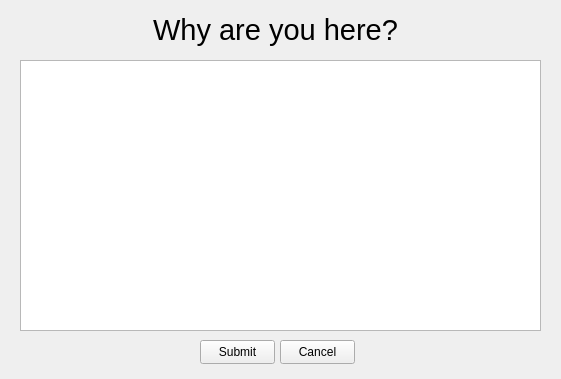
<?xml version="1.0" encoding="UTF-8"?>
<ui version="4.0">
 <class>MainWindow</class>
 <widget class="QMainWindow" name="MainWindow">
  <property name="geometry">
   <rect>
    <x>0</x>
    <y>0</y>
    <width>561</width>
    <height>379</height>
   </rect>
  </property>
  <property name="windowTitle">
   <string>MainWindow</string>
  </property>
  <widget class="QWidget" name="centralwidget">
   <widget class="QTextEdit" name="textEdit">
    <property name="geometry">
     <rect>
      <x>20</x>
      <y>60</y>
      <width>521</width>
      <height>271</height>
     </rect>
    </property>
   </widget>
   <widget class="QLabel" name="label">
    <property name="geometry">
     <rect>
      <x>30</x>
      <y>50</y>
      <width>501</width>
      <height>171</height>
     </rect>
    </property>
    <property name="styleSheet">
     <string notr="true">font: 700 48pt &quot;Open Sans&quot;;</string>
    </property>
    <property name="text">
     <string>&lt;html&gt;&lt;head/&gt;&lt;body&gt;&lt;p align=&quot;center&quot;&gt;&lt;span style=&quot; font-size:48pt; font-weight:700;&quot;&gt;Submitted&lt;/span&gt;&lt;/p&gt;&lt;/body&gt;&lt;/html&gt;</string>
    </property>
   </widget>
   <widget class="QLabel" name="label_2">
    <property name="geometry">
     <rect>
      <x>130</x>
      <y>10</y>
      <width>291</width>
      <height>41</height>
     </rect>
    </property>
    <property name="text">
     <string>&lt;html&gt;&lt;head/&gt;&lt;body&gt;&lt;p align=&quot;center&quot;&gt;&lt;span style=&quot; font-size:22pt;&quot;&gt;Why are you here?&lt;/span&gt;&lt;/p&gt;&lt;/body&gt;&lt;/html&gt;</string>
    </property>
    <property name="scaledContents">
     <bool>false</bool>
    </property>
   </widget>
   <widget class="QPushButton" name="pushButton">
    <property name="geometry">
     <rect>
      <x>200</x>
      <y>340</y>
      <width>75</width>
      <height>24</height>
     </rect>
    </property>
    <property name="text">
     <string>Submit</string>
    </property>
   </widget>
   <widget class="QPushButton" name="pushButton_2">
    <property name="geometry">
     <rect>
      <x>280</x>
      <y>340</y>
      <width>75</width>
      <height>24</height>
     </rect>
    </property>
    <property name="text">
     <string>Cancel</string>
    </property>
   </widget>
   <widget class="QPushButton" name="pushButton_3">
    <property name="geometry">
     <rect>
      <x>190</x>
      <y>200</y>
      <width>181</width>
      <height>91</height>
     </rect>
    </property>
    <property name="cursor">
     <cursorShape>PointingHandCursor</cursorShape>
    </property>
    <property name="styleSheet">
     <string notr="true">QPushButton {
    font-size: 38pt;
    color: #ff0000;
	font: 700 36pt &quot;Calamity&quot;;
}</string>
    </property>
    <property name="text">
     <string>Close</string>
    </property>
    <property name="default">
     <bool>false</bool>
    </property>
   </widget>
   <zorder>label</zorder>
   <zorder>pushButton</zorder>
   <zorder>pushButton_2</zorder>
   <zorder>label_2</zorder>
   <zorder>pushButton_3</zorder>
   <zorder>textEdit</zorder>
  </widget>
 </widget>
 <resources/>
 <connections>
  <connection>
   <sender>pushButton</sender>
   <signal>clicked()</signal>
   <receiver>textEdit</receiver>
   <slot>hide()</slot>
   <hints>
    <hint type="sourcelabel">
     <x>226</x>
     <y>351</y>
    </hint>
    <hint type="destinationlabel">
     <x>159</x>
     <y>313</y>
    </hint>
   </hints>
  </connection>
  <connection>
   <sender>pushButton_2</sender>
   <signal>clicked()</signal>
   <receiver>MainWindow</receiver>
   <slot>close()</slot>
   <hints>
    <hint type="sourcelabel">
     <x>325</x>
     <y>353</y>
    </hint>
    <hint type="destinationlabel">
     <x>421</x>
     <y>353</y>
    </hint>
   </hints>
  </connection>
  <connection>
   <sender>pushButton</sender>
   <signal>clicked()</signal>
   <receiver>pushButton</receiver>
   <slot>close()</slot>
   <hints>
    <hint type="sourcelabel">
     <x>265</x>
     <y>352</y>
    </hint>
    <hint type="destinationlabel">
     <x>235</x>
     <y>360</y>
    </hint>
   </hints>
  </connection>
  <connection>
   <sender>pushButton</sender>
   <signal>clicked()</signal>
   <receiver>pushButton_2</receiver>
   <slot>close()</slot>
   <hints>
    <hint type="sourcelabel">
     <x>249</x>
     <y>361</y>
    </hint>
    <hint type="destinationlabel">
     <x>299</x>
     <y>359</y>
    </hint>
   </hints>
  </connection>
  <connection>
   <sender>pushButton</sender>
   <signal>clicked()</signal>
   <receiver>label_2</receiver>
   <slot>close()</slot>
   <hints>
    <hint type="sourcelabel">
     <x>215</x>
     <y>343</y>
    </hint>
    <hint type="destinationlabel">
     <x>194</x>
     <y>39</y>
    </hint>
   </hints>
  </connection>
  <connection>
   <sender>pushButton_3</sender>
   <signal>clicked()</signal>
   <receiver>MainWindow</receiver>
   <slot>close()</slot>
   <hints>
    <hint type="sourcelabel">
     <x>331</x>
     <y>246</y>
    </hint>
    <hint type="destinationlabel">
     <x>514</x>
     <y>358</y>
    </hint>
   </hints>
  </connection>
 </connections>
</ui>
